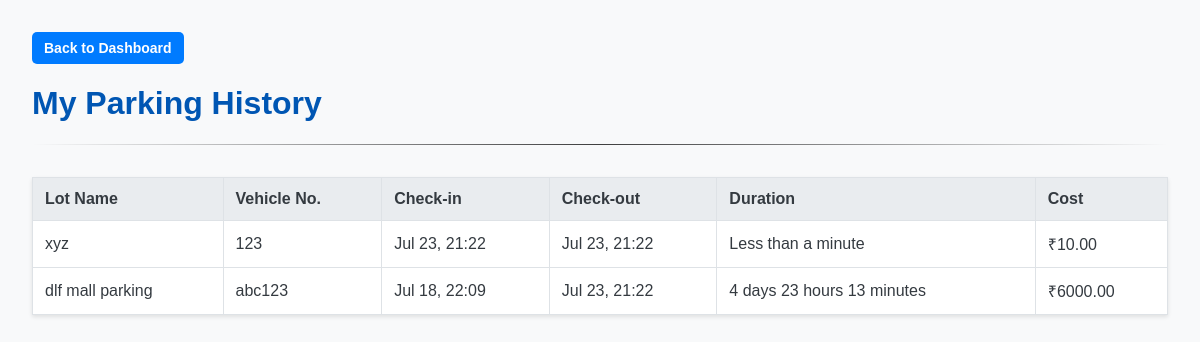
The app's page /history (signed in) with its own data.
### models/models.py (models this page shows)
class Booking(db.Model):
    __tablename__ = 'bookings'
    id = db.Column(db.Integer, primary_key=True)
    vehicle_number = db.Column(db.String(20), nullable=False)
    check_in_time = db.Column(db.DateTime, nullable=False, default=datetime.utcnow)
    check_out_time = db.Column(db.DateTime, nullable=True)
    total_cost = db.Column(db.Float, nullable=True)
    user_id = db.Column(db.Integer, db.ForeignKey('users.id'), nullable=False)
    spot_id = db.Column(db.Integer, db.ForeignKey('parking_spots.id'), nullable=False)

class ParkingLot(db.Model):
    __tablename__ = 'parking_lots'
    id = db.Column(db.Integer, primary_key=True)
    name = db.Column(db.String(100), nullable=False)
    address = db.Column(db.String(200), nullable=False)
    pincode = db.Column(db.String(10), nullable=False)
    price_per_hour = db.Column(db.Float, nullable=False)
    capacity = db.Column(db.Integer, nullable=False)
    spots = db.relationship('ParkingSpot', backref='parking_lot', lazy=True, cascade="all, delete-orphan")

### app.py (the view)
@app.route('/history')
def user_history():
    user_id = session.get('user_id')
    if not user_id:
        return redirect(url_for('login'))
    completed_bookings = Booking.query.filter(Booking.user_id == user_id,Booking.check_out_time.isnot(None)).order_by(Booking.check_out_time.desc()).all()
    for booking in completed_bookings:
        booking.duration_str = format_duration(booking)
    return render_template('user_history.html', bookings=completed_bookings)

### app.py (called while the page is built)
def format_duration(booking):
    if not (booking.check_out_time and booking.check_in_time):
        return "N/A"
    delta = booking.check_out_time - booking.check_in_time
    total_seconds = delta.total_seconds()
    days, remainder = divmod(total_seconds, (24*60*60))
    hours, remainder = divmod(remainder, (60*60))
    minutes, remainder = divmod(remainder, 60)
    parts = ""
    if days > 0:
        parts += (f"{int(days)} days ")
    if hours > 0:
        parts += (f"{int(hours)} hours ")
    if minutes > 0:
        parts += (f"{int(minutes)} minutes")
    if parts:
        return parts
    else:
        return "Less than a minute"

### templates/user_history.html (shortened to what this page needs)
<!DOCTYPE html>
<html lang="en">
<head>
    <link rel="stylesheet" href="{{ url_for('static', filename='css/styles.css') }}">
</head>
<body>
    <div>
        <a href="{{ url_for('user_dashboard') }}" class="btn btn-primary"> Back to Dashboard</a>
    </div>
    <h1>My Parking History</h1>
    <hr>
    <table>
        <thead>
            <tr>
                <th>Lot Name</th>
                <th>Vehicle No.</th>
                <th>Check-in</th>
                <th>Check-out</th>
                <th>Duration</th>
                <th>Cost</th>
            </tr>
        </thead>
        <tbody>
            {% for booking in bookings %}
            <tr>
                <td>{{ booking.parking_spot.parking_lot.name }}</td>
                <td>{{ booking.vehicle_number }}</td>
                <td>{{ booking.check_in_time.strftime('%b %d, %H:%M') }}</td>
                <td>{{ booking.check_out_time.strftime('%b %d, %H:%M') }}</td>
                <td>{{ booking.duration_str }}</td>
                <td>₹{{ '%.2f'|format(booking.total_cost) }}</td>
            </tr>
            {% else %}
            <tr>
                <td colspan="6">You have no past parking records.</td>
            </tr>
            {% endfor %}
        </tbody>
    </table>
</body>
</html>

### static/css/styles.css (style rules this page uses)
body { font-family: sans-serif; margin: 2em; background-color: #f8f9fa; color: #343a40; }
h1, h2 { color: #0056b3; }
hr { border: 0; height: 1px; background-image: linear-gradient(to right, rgba(0, 0, 0, 0), rgba(0, 0, 0, 0.75), rgba(0, 0, 0, 0)); }
table { width: 100%; border-collapse: collapse; margin-top: 2em; background-color: white; box-shadow: 0 2px 4px rgba(0,0,0,0.1); }
th, td { border: 1px solid #dee2e6; padding: 12px; text-align: left; }
th { background-color: #e9ecef; }
.btn { padding: 8px 12px; border-radius: 5px; border: none; cursor: pointer; font-weight: bold; color: white; text-decoration: none; font-size: 14px; display: inline-block; }
.btn-primary { background-color: #007bff; }

### records on screen
Booking: parking_spot.parking_lot.name "xyz", vehicle_number "123", check_in_time "Jul 23, 21:22", check_out_time "Jul 23, 21:22", duration_str "Less than a minute", total_cost "10.00"
Booking: parking_spot.parking_lot.name "dlf mall parking", vehicle_number "abc123", check_in_time "Jul 18, 22:09", check_out_time "Jul 23, 21:22", duration_str "4 days 23 hours 13 minutes", total_cost "6000.00"
